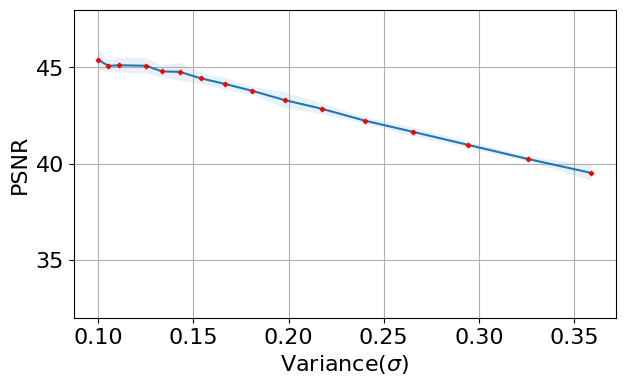

Write the Python code that produced this figure.
import numpy as np
import torch
import matplotlib.pyplot as plt
from pathlib import Path
import os


def read_data_from_log(log_path):
    p = Path(log_path)
    subfolders = [x for x in p.iterdir() if x.is_dir()]
    data = {}
    for log in subfolders:
        key_1 = log.name.split("_")[2] # mean的位置
        log_file = list(log.glob('*.log'))[0]
        # 读取第5行 
        std = -1
        with open(log_file, "r") as file:
            lines = []
            for _ in range(5):
                line = file.readline()
                lines.append(line.strip())
            cur_line = lines[-1]
            std = float(cur_line.split(":")[-1])
            std /= 255

        
        res_list = [] 
        for i in range(5):
            res_path = os.path.join(str(log), f"res_psnr_{i+1}000.txt")
            # read txt
            with open(res_path, 'r') as file:
                psnr_ = float(file.readline().strip())
                res_list.append(psnr_)
        data[std] = res_list
    
    sorted_data = {k: data[k] for k in sorted(data, key=lambda x: float(x))}
    # del sorted_data['0.9']
    return sorted_data

def plot_var(data: dict):
    
    x_ = []
    y_5 = []
    y_3= []
    y_1 = []
    std_ = [] 
    for key in data.keys():
        x_.append(float(key))
        y_5.append(data[key][-1]) # 5000 iters
        y_3.append(data[key][-3])
    x_ = np.array(x_)
    y_5 = np.array(y_5)
    y_3 = np.array(y_3)

    std_ = np.random.normal(0.3, 0.1, len(x_))

    plt.figure(figsize=(7, 4))
    plt.rcParams['font.size'] = 16
    
    plt.xlabel('Variance('+r"$\sigma$" + ')') 
    plt.ylabel('PSNR')
    plt.grid(True,)
    plt.plot(x_,y_5,)
    plt.scatter(x_, y_5, color='red', marker='D',s=5, zorder=10)
    # plt.plot(x_,y_3,)
    plt.ylim(32,48)
    # plt.xlim(-1,1)
    # plt.ylim(20, 32)
    plt.fill_between(x_,y_5 - std_, y_5+ std_, alpha=0.1,)
    # plt.fill_between(x_,y_3 - std_, y_3+ std_, alpha=0.1,)
    # plt.axvline(x=0, color='red', linestyle='--', linewidth=2)  
    plt.savefig('./plot_var.png', bbox_inches='tight') 
    plt.show()

    pass

if __name__ == "__main__":
    # prepare data
    data = read_data_from_log("/home/ubuntu/projects/coding4paper/projects/subband/log/archive/norm_exp_14.2")
    # run
    plot_var(data)